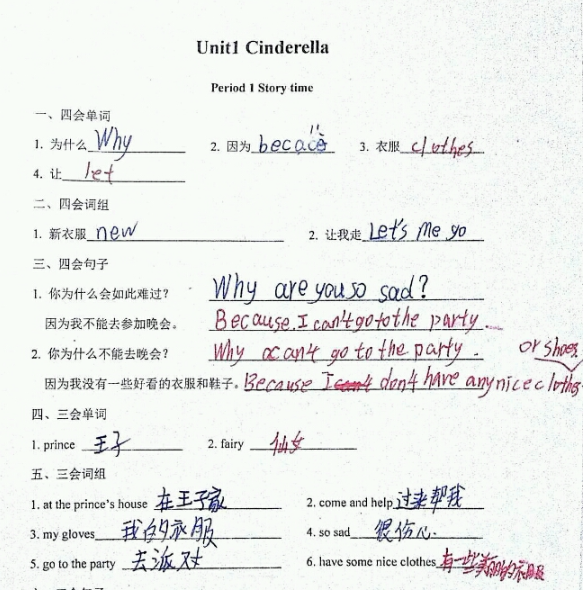
#> input picture aliyun_api/test1.png, 584 x 590 px, given as the content of the folder F:/data/test_paper/image, which was not available
$ python strengthen_image.py
#> lines starting #> are read from the running program, lines starting #| are printed output that depends on the picture; pictures that were not available may be replaced by others from this repository, and a replacement may not be noted
#> in cv_img_rgb, cv_img is the input picture: shape (590, 584, 4); mean B, G, R, A 236.2, 238.6, 236.3, 255
# python3.7
# -*- coding: utf-8 -*-
# @Author : listen
# @Time   :
import os
import time
from multiprocessing import Pool, Lock
import matplotlib.pyplot as plt
import cv2
import numpy as np
from math import *
import random

import tqdm


# [4 lines left out: function show_img, not called in this run]

# 滤波
def blur(img):
    # img = cv2.imread("./1.jpg")

    gray_img = cv2.cvtColor(img, cv2.COLOR_BGR2GRAY)

    # 高斯平滑,为了消除图像中的噪声
    gaussian_img = cv2.GaussianBlur(gray_img, (3, 3), 2)
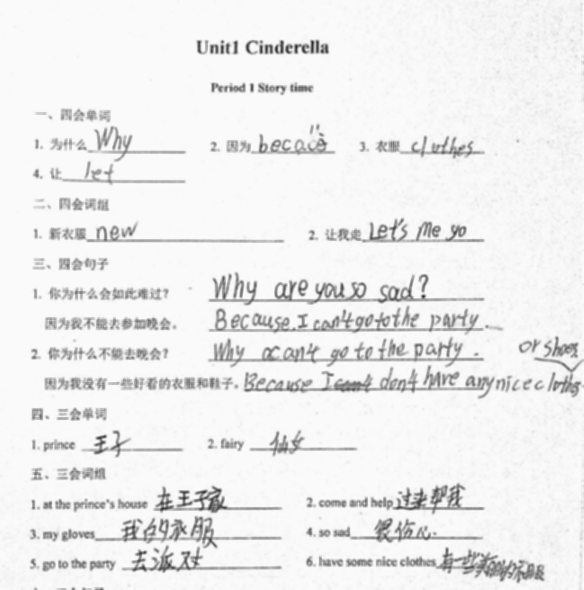
#> gaussian_img: shape (590, 584); min 35, max 252, mean 237.6
    # Canny算子
    # gaussian_canny_edges_img = cv2.Canny(gaussian_img, 100, 200, 5)
    # canny_edges_img = cv2.Canny(gray_img, 100, 200, 5)
    # show_img(gaussian_img)
    return gaussian_img

def adject_angle(gaussian_img):
    height, width = gaussian_img.shape[:2]
#> height = 590; width = 584
    degree = random.randint(-1, 1) * 0.1
    heightNew = ceil(width * fabs(sin(radians(degree))) + height * fabs(cos(radians(degree))))
#> heightNew = 590
    widthNew = ceil(height * fabs(sin(radians(degree))) + width * fabs(cos(radians(degree))))
#> widthNew = 584
    matRotate = cv2.getRotationMatrix2D((ceil(height/2), ceil(width/2)), degree, 1)    # 为方便旋转后图片能完整展示，所以我们将其缩小
#> matRotate = [[1, 0, 0], [0, 1, 0]]
    matRotate[0, 2] += ceil((widthNew - width) / 2)  # 重点在这步，目前不懂为什么加这步
    matRotate[1, 2] += ceil((heightNew - height) / 2)  # 重点在这步
    dst = cv2.warpAffine(gaussian_img, matRotate, (width, height), borderValue=(255, 255, 255))
    # show_img(dst)
    return dst

def threshold(dst):
    # 二值化
    # """
    # 直接用OpenCV的函数会让背景变花，因为背景是渐变的，直接拿均值当阈值的话，总有一些背景像素在阈值下面。
    # 所以需要将阈值乘以一个系数，比如0.9，过滤掉所有背景。同时，因为文字的像素值很小，不受影响。
    # """
    # import numpy as np
    # from scipy import signal
    # print(dst)
    # def adaptive_thres(img, win=9, beta=0.9):
    #     if win % 2 == 0: win = win - 1
    #     # 边界的均值有点麻烦
    #     # 这里分别计算和和邻居数再相除
    #     kern = np.ones([win, win])
    #     sums = signal.correlate2d(img, kern, 'same')
    #     cnts = signal.correlate2d(np.ones_like(img), kern, 'same')
    #     means = sums // cnts
    #     # 如果直接采用均值作为阈值，背景会变花
    #     # 但是相邻背景颜色相差不大
    #     # 所以乘个系数把它们过滤掉
    #     img = np.where(img < means * beta, 0, 255)
    #     return img
    #
    # im_at_mean = adaptive_thres(dst)
    # im_at_mean = np.array(im_at_mean, dtype=np.uint8)
    # print(im_at_mean)
    # show_img(im_at_mean)
    # return im_at_mean

    im_at_mean = cv2.adaptiveThreshold(dst, 255, cv2.ADAPTIVE_THRESH_MEAN_C, cv2.THRESH_BINARY, 3, 1)
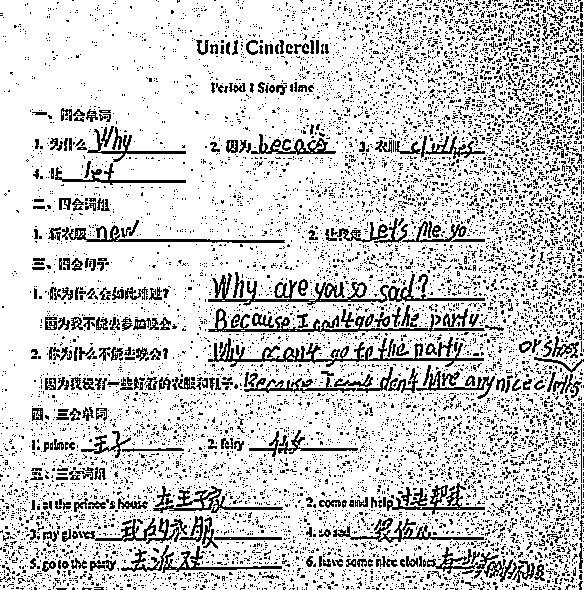
#> im_at_mean: shape (590, 584); 81.3% white; black in thin lines or dots
    # show_img(im_at_mean)
    return im_at_mean

# [75 lines left out: function get_point, not called in this run]


def noise(im_at_mean):
    img_noise = im_at_mean
    # cv2.imshow("src", img)
    rows, cols = img_noise.shape
#> rows = 590; cols = 584
    noise_num = int(rows * cols * 0.0001)
#> noise_num = 34
    # print(noise_num)
    # 加噪声
    for i in range(noise_num):
        x = np.random.randint(0, rows)  # 随机生成指定范围的整数
        y = np.random.randint(0, cols)
        img_noise[x:x+3, y:y+3] = 0
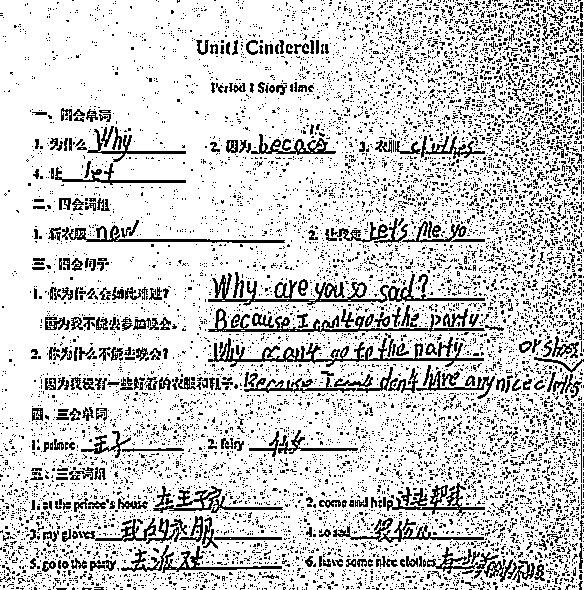
#> img_noise: shape (590, 584); 81.2% white; black in thin lines or dots

    # show_img(img_noise)
    return img_noise


def cv_img_rgb(path):
    # 用matplotlib的路径
    cv_img = cv2.imdecode(np.fromfile(path, dtype=np.uint8), -1)
    return cv_img

def call(fullname):
    print(fullname)
    img = cv_img_rgb(fullname)
    img = blur(img)
    img = adject_angle(img)
    img = threshold(img)
    img = noise(img)
    path = "F:\\data\\test_paper\\strengthen_img\\{}.png".format(time.time())
    if os.path.exists(path):
        path = path[:-4] + "_1.png"
    cv2.imwrite(path, img)
    print("write,done")
    # input()

if __name__ == "__main__":
    p = Pool(3)
    for root, ds, fs in tqdm.tqdm(os.walk(r'F:\data\test_paper\image')):
        try:
            if fs:
                for f in fs:
                    fullname = os.path.join(root, f)
                    # img = cv2.imread(fullname)
                    call(fullname)
                    p.apply_async(call, args=(fullname,))
#> after the loop in noise (call 2), `for i in range(noise_num):`:
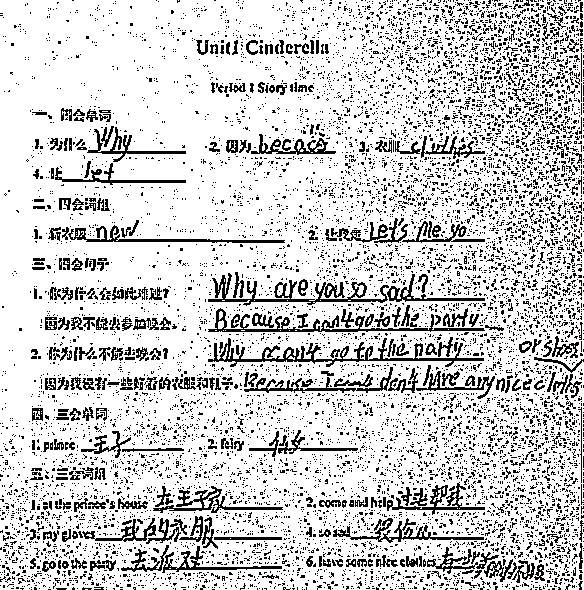
#> img_noise: shape (590, 584); 81.2% white; black in thin lines or dots
        except Exception as e:
            print(e)
            continue
